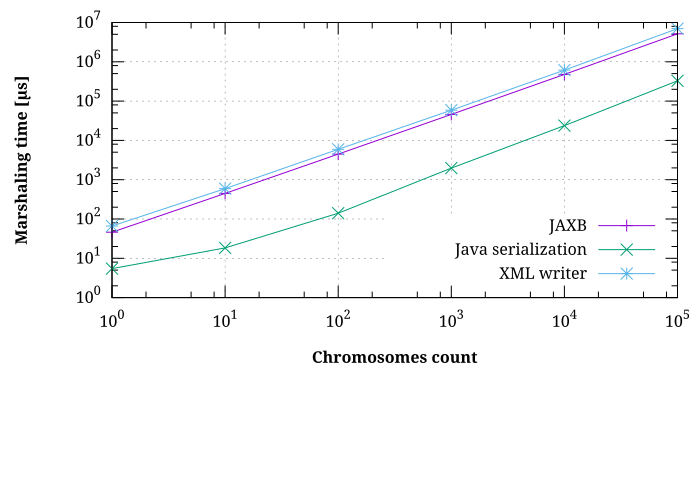

gnuplot code for this plot:
################################################################################
# Parameters
# * data - the data file
# * output - the output file
################################################################################

################################################################################
# Output definition
################################################################################
set terminal svg size 700, 500 fname "Serif" fsize 16
set output 'genotype_write_perf.svg'

################################################################################
# Main graph
################################################################################

set multiplot
set grid
set logscale x
set logscale y
set yrange[1:]
set format y "   10^{%L}"
set key right bottom
set style fill empty

set size 1, 0.60
set origin 0, 0.40
set bmargin 0.1
set format x "10^{%L}"
set ylabel "{/:Bold Marshaling time [µs]}"
set xlabel "{/:Bold Chromosomes count}"

set lmargin 10
set rmargin 2

plot 'genotype_write_perf.dat' using 1:4 with linespoints ls 1 title 'JAXB', \
		'' using 1:6 with linespoints ls 2 title 'Java serialization', \
		'' using 1:8 with linespoints ls 3 title 'XML writer'
